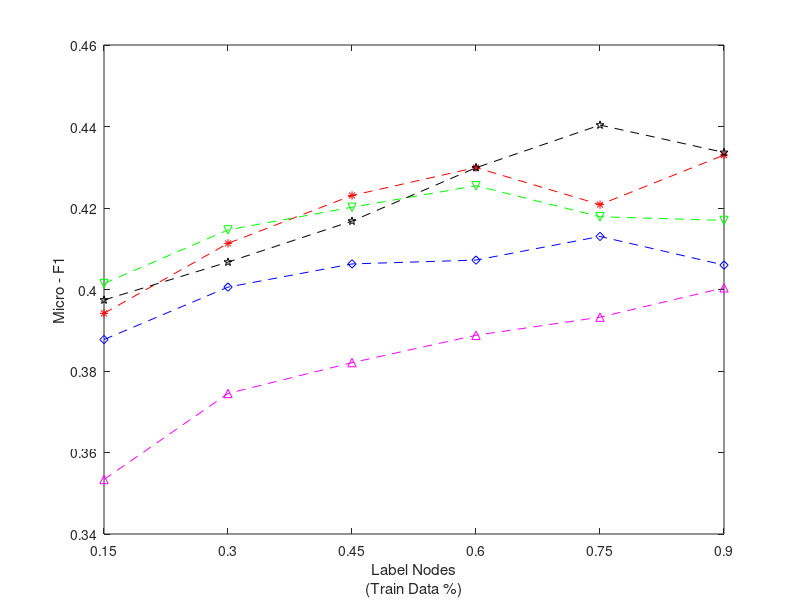

This figure's MATLAB source:
P=[1,0.15,0.35337124289195776,0.17242352932957677;
 1,0.30,0.3744851931751324,0.20213129894989737;
 1,0.45,0.38205319413373107,0.2128162599139786;
 1,0.60,0.38876633293738333,0.22157712442847435;
 1,0.75,0.39320652173913045,0.22548747891068294;
 1,0.90,0.4004092769440655,0.2316174200590683;
 2,0.15,0.387712036360685,0.21708291774693927;
 2,0.30,0.4005891016200295,0.23849483099124308;
 2,0.45,0.4062773540077529,0.24696215654973563;
 2,0.60,0.4072164948453608,0.2540967611606152;
 2,0.75,0.41301969365426694,0.253135200980507;
 2,0.90,0.40599455040871935,0.25041969614987764;
 3,0.15,0.3941510966693745,0.24137599464235854;
 3,0.30,0.4113181504485852,0.2610511757370638;
 3,0.45,0.4230720845389357,0.26952556996756233;
 3,0.60,0.42992587484916395,0.28020646275666206;
 3,0.75,0.42083562396921387,0.2727755896028444;
 3,0.90,0.43298969072164945,0.28922321963587794;
 4,0.15,0.3999513539808659,0.24714083251814095;
 4,0.30,0.4160548213411649,0.2689246839887169;
 4,0.45,0.4214731585518103,0.2791893873973378;
 4,0.60,0.4293292265571526,0.2922399171654099;
 4,0.75,0.4401555123576784,0.30129016053487784;
 4,0.90,0.4323024054982818,0.2925955520973394;
 5,0.15,0.40147284939710287,0.25078814340181954;
 5,0.30,0.4146293761001369,0.26857271353589074;
 5,0.45,0.4201909959072306,0.2781935327741083;
 5,0.60,0.4254668930390492,0.2804256968604849;
 5,0.75,0.417858106285406,0.27200932236103903;
 5,0.90,0.4169514695830485,0.27663115487094353;
 6,0.15,0.39742343218279047,0.24651029636517885;
 6,0.30,0.4067311488353731,0.2625914870253338;
 6,0.45,0.41678163802834567,0.2761489666258675;
 6,0.60,0.42988545643873655,0.29029623617136086;
 6,0.75,0.4403567447045708,0.29497887228808195;
 6,0.90,0.4336283185840708,0.2928046072211403;
 7,0.15,0.398538961038961,0.24782355968056285;
 7,0.30,0.41023365868086364,0.2636608065414223;
 7,0.45,0.428319253561972,0.28056517159684413;
 7,0.6,0.4372084988771809,0.29196121069702186;
 7,0.75,0.4477861319966583,0.2940599938930505;
 7,0.90,0.4504814305364512,0.2954233496364749
 ];



X=P(P(:,1)==1,:);
plot(X(:,2),X(:,3),'--m^');

hold on;

X=P(P(:,1)==2,:);
plot(X(:,2),X(:,3),'--bd');

hold on;

X=P(P(:,1)==3,:);
plot(X(:,2),X(:,3),'--r*');

hold on;

%X=P(P(:,1)==4,:);
%plot(X(:,2),X(:,3),'--co');

%hold on;

X=P(P(:,1)==5,:);
plot(X(:,2),X(:,3),'--gv');


hold on;

X=P(P(:,1)==6,:);
plot(X(:,2),X(:,3),'--kp');

hold on;

%X=P(P(:,1)==7,:);
%plot(X(:,2),X(:,3),'y');

%hold on;

axis tight; % removes the empty space after 3.3
set(gca,'XTick',0.15:0.15:1);% sets the x axis ticks
ylim([0.34,0.46]);
%set(gca,'YTick',0.34:0.02:0.46);% sets the x axis ticks
xlabel({'Label Nodes','(Train Data %)'});
ylabel({'Micro - F1'});

hold off;